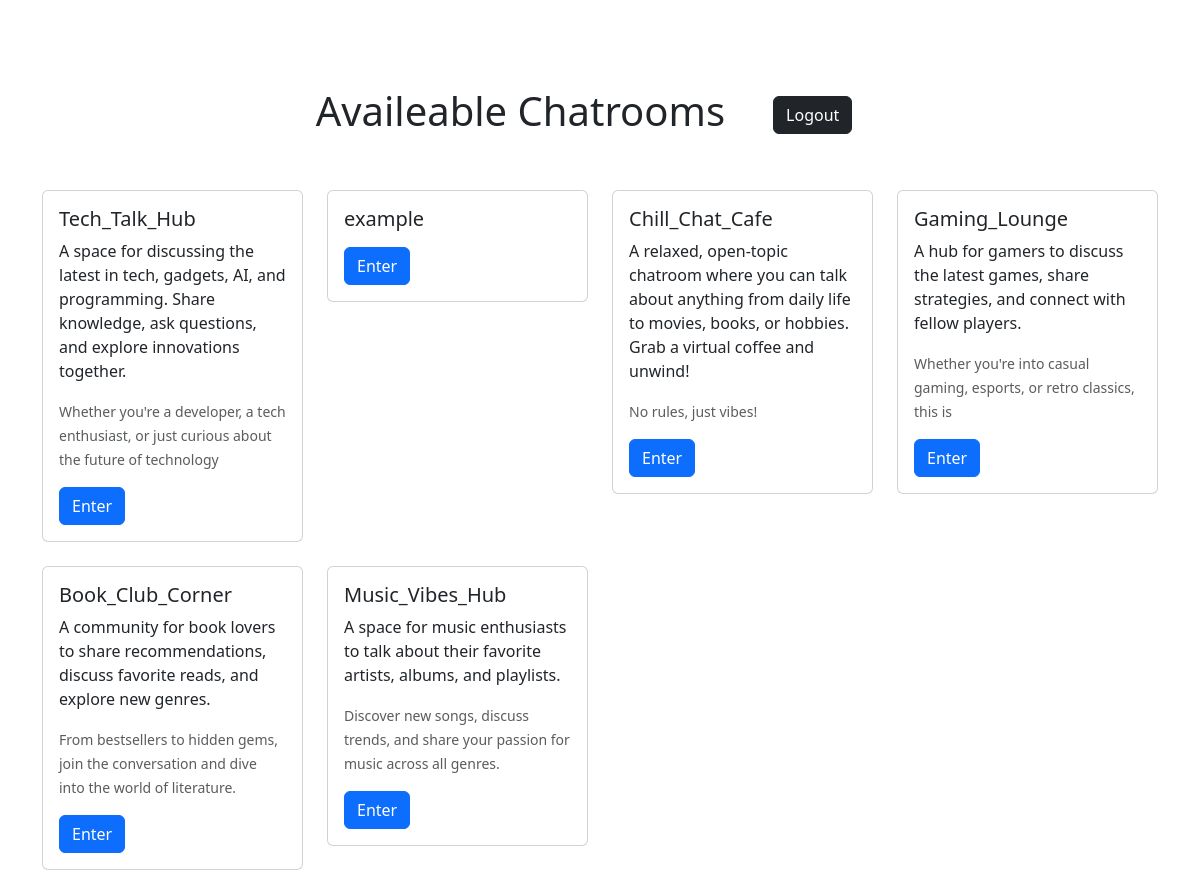
The page /chats/ (signed in) on the database its author committed.
### chat/models.py (models this page shows, shortened)
class chatRoom(models.Model):
	name = models.CharField(
		max_length=100,
		validators=[
			RegexValidator(
				regex=r'^[a-zA-Z0-9._-]+$',
				message='Name must be a valid unicode string containing only ASCII alphanumerics, hyphens, underscores, or periods.'
			)
		]
	)
	description = models.TextField(max_length=200, blank=True)
	sub_description = models.TextField(max_length=100, blank=True)
	created_at = models.DateTimeField(auto_now_add=True)
	last_three_messages = models.ManyToManyField(Message, blank=True)

### chat/views.py (the view)
# urls.py: path('', views.chat_view, name='index'),
@login_required(login_url='/')
def chat_view(request, *args, **kwargs):
	room_name = kwargs.get('room_name')
	if room_name:
		try:
			chat_room = chatRoom.objects.get(name=room_name)
		except chatRoom.DoesNotExist:
			return redirect('chat:index')
		last_three_messages = chat_room.last_three_messages.all()
		return render(request, 'chat.html', {
			'chatRoom': chat_room,
			'messages': last_three_messages
		})
	else:
		return render(request, 'chatrooms_list.html', {
			'chatrooms': chatRoom.objects.all()
		})

### chat/templates/chatrooms_list.html (shortened to what this page needs)
{% extends 'base.html' %}
{% block content %}
	<div class="container mt-5">
		<div class="d-flex justify-content-center align-items-center mb-2">
			<h1 class="h1 ms-3">Availeable Chatrooms</h1>
			<a href="{% url 'account:logout' %}" class="refresh btn btn-dark end-0 top-0 m-5">
				Logout
			</a>
		</div>
		<div class="row">
			{% for chatroom in chatrooms %}
				<div class="col-md-3 mb-4">
					<div class="card">
						<div class="card-body">
							<h5 class="card-title">{{ chatroom.name }}</h5>
							<p class="card-text">{{ chatroom.description }}</p>
							<p class="card-text"><small class="text-muted">{{ chatroom.sub_description }}</small></p>
							<a href="{% url 'chat:chat' chatroom.name %}" class="btn btn-primary">Enter</a>
						</div>
					</div>
				</div>
				{% if forloop.counter|divisibleby:4 and not forloop.last %}
					</div><div class="row">
				{% endif %}
			{% endfor %}
		</div>
	</div>
{% endblock %}

### templates/Base.html (shortened to what this page needs)
<!DOCTYPE html>
<html lang="en">
<head>
	{% load bootstrap5 %}
	{% bootstrap_css %}
</head>
<body>
	{% block content %}
	{% endblock %}
</body>
</html>

### rows shown on the page
chatRoom: name "Tech_Talk_Hub", description "A space for discussing the latest in tech, gadgets, AI, and programming. Share knowledge, ask questions, and explore innovations together.", sub_description "Whether you're a developer, a tech enthusiast, or just curious about the future of technology"
chatRoom: name "example"
chatRoom: name "Chill_Chat_Cafe", description "A relaxed, open-topic chatroom where you can talk about anything from daily life to movies, books, or hobbies. Grab a virtual coffee and unwind!", sub_description "No rules, just vibes!"
chatRoom: name "Gaming_Lounge", description "A hub for gamers to discuss the latest games, share strategies, and connect with fellow players.", sub_description "Whether you're into casual gaming, esports, or retro classics, this is"
chatRoom: name "Book_Club_Corner", description "A community for book lovers to share recommendations, discuss favorite reads, and explore new genres.", sub_description "From bestsellers to hidden gems, join the conversation and dive into the world of literature."
chatRoom: name "Music_Vibes_Hub", description "A space for music enthusiasts to talk about their favorite artists, albums, and playlists.", sub_description "Discover new songs, discuss trends, and share your passion for music across all genres."
